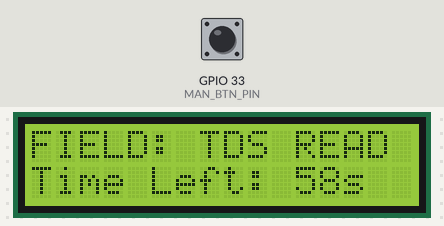
Bench run of a sketch on a simulated ESP32. On the bench: 16×2 character LCD. Inputs (shaded band) come from the test bench; at power-on: GPIO 33 (MAN_BTN_PIN) HIGH. The local clock reads 2024-03-15 10:24:30 at power-on unless the sketch sets it. At 14.4 s the program puts the board to deep sleep or switches it off; the recording ends there.

Above: at 4.9 s.
5.0 s: GPIO 33 (MAN_BTN_PIN) pulled LOW for 1.4 s
At 7.6 s:
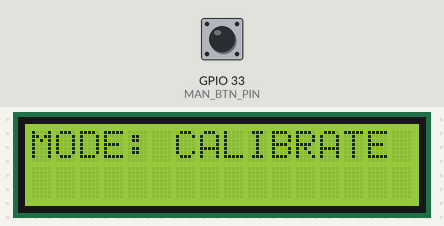
At 10.1 s:
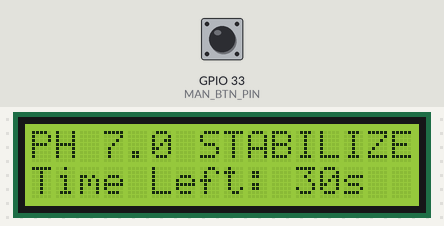
10.8 s: GPIO 33 (MAN_BTN_PIN) pulled LOW for 1.4 s
At 12.7 s:
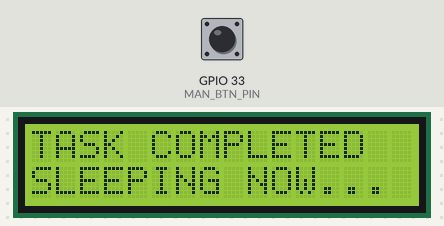
Timing chart, 0 to 14.2 s (numbered marks = the images above; inputs shaded):
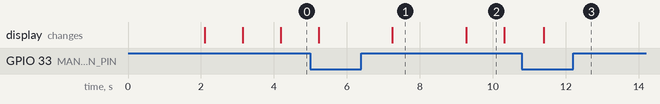

The sketch:

final.ino
```cpp
#include <Wire.h>
#include <LiquidCrystal_I2C.h>
#include <RTClib.h>
#include <HardwareSerial.h>
#include <math.h>

/* --- GPIO CONFIGURATION --- */
#define SENSOR_SWITCH 25 // BC547 Base (NPN)
#define RTC_SQW_PIN   GPIO_NUM_32
#define MAN_BTN_PIN   GPIO_NUM_33
#define PH_PIN        36
#define TDS_PIN       39
#define TURB_PIN      34
#define SIM_TX        17
#define SIM_RX        16

/* --- PERSISTENT DATA --- */
RTC_DATA_ATTR float phOff = 0.0, tdsOff = 0.0, turbOff = 0.0;
RTC_DATA_ATTR float lastPH, lastTDS, lastTurb;
RTC_DATA_ATTR char phoneNum[20] = "+639519750562";

LiquidCrystal_I2C lcd(0x27, 16, 2);
RTC_DS3231 rtc;
HardwareSerial sim800(2);

/* --- POWER CONTROL --- */
void setSensorPower(bool state) {
  digitalWrite(SENSOR_SWITCH, state ? HIGH : LOW);
  if(state) {
    delay(2000); // Stabilization
  }
}

/* --- UI: COUNTDOWN WITH INTERRUPT --- */
bool countdownWithInterrupt(int seconds, String label) {
  for (int i = seconds; i >= 0; i--) {
    lcd.setCursor(0, 0);
    lcd.print(label + "          ");
    lcd.setCursor(0, 1);
    lcd.print("Time Left: " + String(i) + "s   ");

    if (digitalRead(33) == LOW) return true;
    delay(1000);
  }
  return false;
}

/* --- MODE: CALIBRATION --- */
void runCalibrationProcedure() {
  setSensorPower(true);
  lcd.clear(); lcd.print("MODE: CALIBRATE");
  delay(2000);

  if(countdownWithInterrupt(30, "PH 7.0 STABILIZE")) return;
  phOff = 7.0 - ((analogRead(PH_PIN) * 3.3 / 4095.0) * 3.5);

  if(countdownWithInterrupt(30, "TDS 0PPM STAB")) return;
  tdsOff = 0.0 - (analogRead(TDS_PIN) * 0.5);

  if(countdownWithInterrupt(30, "TURB 0 STAB")) return;
  turbOff = 0.0 - (float)map(constrain(analogRead(TURB_PIN), 2000, 4000), 2000, 4000, 5, 0);

  lcd.clear(); lcd.print("OFFSETS SAVED");
  delay(3000);
  setSensorPower(false); // Immediate pull-down after calibration
}

/* --- MODE: FIELD MONITORING --- */
void runMonitoringCycle(String type) {
  setSensorPower(true);

  if (countdownWithInterrupt(60, "FIELD: TDS READ")) { runCalibrationProcedure(); return; }
  lastTDS = (analogRead(TDS_PIN) * 0.5) + tdsOff;

  if (countdownWithInterrupt(60, "FIELD: PH READ")) { runCalibrationProcedure(); return; }
  lastPH = ((analogRead(PH_PIN) * 3.3 / 4095.0) * 3.5) + phOff;

  if (countdownWithInterrupt(60, "FIELD: TURB READ")) { runCalibrationProcedure(); return; }
  lastTurb = (float)map(constrain(analogRead(TURB_PIN), 2000, 4000), 2000, 4000, 5, 0) + turbOff;

  // SMS Phase - Sensors remain ON during registration for stability
  lcd.clear(); lcd.print("GSM CONNECTING");
  delay(15000);

  bool safe = (lastTDS <= 500 && lastPH >= 6.5 && lastPH <= 8.5);
  String msg = type + " REPORT\nTDS: " + String((int)lastTDS) + " ppm\nPH: " + String(lastPH, 1) + "\nSTAT: " + (safe ? "SAFE" : "UNSAFE");

  sim800.println("AT+CMGF=1"); delay(500);
  sim800.print("AT+CMGS=\""); sim800.print(phoneNum); sim800.println("\"");
  delay(1000); sim800.print(msg); delay(500); sim800.write(26);
  delay(5000);
}

void setNextAlarm() {
  DateTime now = rtc.now();
  int sched[3][2] = {{5, 55}, {11, 55}, {16, 55}};
  DateTime next;
  bool found = false;
  for(int i=0; i<3; i++) {
    DateTime alarm(now.year(), now.month(), now.day(), sched[i][0], sched[i][1], 0);
    if (alarm.unixtime() > now.unixtime()) { next = alarm; found = true; break; }
  }
  if (!found) {
    DateTime t = now + TimeSpan(1, 0, 0, 0);
    next = DateTime(t.year(), t.month(), t.day(), 5, 55, 0);
  }
  rtc.clearAlarm(1);
  rtc.setAlarm1(next, DS3231_A1_Hour);
}

void setup() {
  Serial.begin(115200);
  pinMode(SENSOR_SWITCH, OUTPUT);
  setSensorPower(false);
  pinMode(33, INPUT_PULLUP);

  Wire.begin(21, 22); lcd.init(); lcd.backlight(); rtc.begin();
  rtc.writeSqwPinMode(DS3231_OFF);
  sim800.begin(9600, SERIAL_8N1, SIM_RX, SIM_TX);

  esp_sleep_wakeup_cause_t cause = esp_sleep_get_wakeup_cause();
  uint64_t status = esp_sleep_get_ext1_wakeup_status();

  String reportType = "MANUAL";
  if (cause == ESP_SLEEP_WAKEUP_EXT1) {
     if (status & (1ULL << RTC_SQW_PIN)) reportType = "SCHEDULED";
  }

  runMonitoringCycle(reportType);

  setNextAlarm();

  // FINAL DISPLAY BEFORE SHUTDOWN
  lcd.clear();
  lcd.print("TASK COMPLETED");
  lcd.setCursor(0, 1);
  lcd.print("SLEEPING NOW...");
  delay(3000); // 3-second display window

  // PULL VBUS DOWN (Disconnect sensors from GND)
  setSensorPower(false);

  uint64_t mask = (1ULL << RTC_SQW_PIN) | (1ULL << MAN_BTN_PIN);
  esp_sleep_enable_ext1_wakeup(mask, ESP_EXT1_WAKEUP_ALL_LOW);
  esp_deep_sleep_start();
}

void loop() {}
```

Measured:
- after the input at 10.8 s, the display: changes after 0.59 s (image 3)
- what the display in image 1 shows lasts 2.1 s, from 7.2 s to 9.3 s
- what the display in image 2 shows lasts 1.0 s, from 9.3 s to 10.3 s
